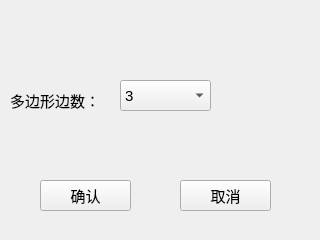
<?xml version="1.0" encoding="UTF-8"?>
<ui version="4.0">
 <class>polygon</class>
 <widget class="QWidget" name="polygon">
  <property name="windowModality">
   <enum>Qt::NonModal</enum>
  </property>
  <property name="geometry">
   <rect>
    <x>0</x>
    <y>0</y>
    <width>320</width>
    <height>240</height>
   </rect>
  </property>
  <property name="minimumSize">
   <size>
    <width>320</width>
    <height>240</height>
   </size>
  </property>
  <property name="maximumSize">
   <size>
    <width>320</width>
    <height>240</height>
   </size>
  </property>
  <property name="font">
   <font>
    <pointsize>11</pointsize>
   </font>
  </property>
  <property name="windowTitle">
   <string>Form</string>
  </property>
  <widget class="QLabel" name="label">
   <property name="geometry">
    <rect>
     <x>10</x>
     <y>80</y>
     <width>101</width>
     <height>41</height>
    </rect>
   </property>
   <property name="text">
    <string>多边形边数：</string>
   </property>
  </widget>
  <widget class="QComboBox" name="comboBox">
   <property name="geometry">
    <rect>
     <x>120</x>
     <y>80</y>
     <width>91</width>
     <height>31</height>
    </rect>
   </property>
   <item>
    <property name="text">
     <string>3</string>
    </property>
   </item>
   <item>
    <property name="text">
     <string>4</string>
    </property>
   </item>
   <item>
    <property name="text">
     <string>5</string>
    </property>
   </item>
   <item>
    <property name="text">
     <string>6</string>
    </property>
   </item>
   <item>
    <property name="text">
     <string>7</string>
    </property>
   </item>
   <item>
    <property name="text">
     <string>8</string>
    </property>
   </item>
   <item>
    <property name="text">
     <string>9</string>
    </property>
   </item>
  </widget>
  <widget class="QPushButton" name="pushButton_ok">
   <property name="geometry">
    <rect>
     <x>40</x>
     <y>180</y>
     <width>91</width>
     <height>31</height>
    </rect>
   </property>
   <property name="text">
    <string>确认</string>
   </property>
  </widget>
  <widget class="QPushButton" name="pushButton_esc">
   <property name="geometry">
    <rect>
     <x>180</x>
     <y>180</y>
     <width>91</width>
     <height>31</height>
    </rect>
   </property>
   <property name="minimumSize">
    <size>
     <width>91</width>
     <height>31</height>
    </size>
   </property>
   <property name="text">
    <string>取消</string>
   </property>
  </widget>
 </widget>
 <resources/>
 <connections/>
</ui>
